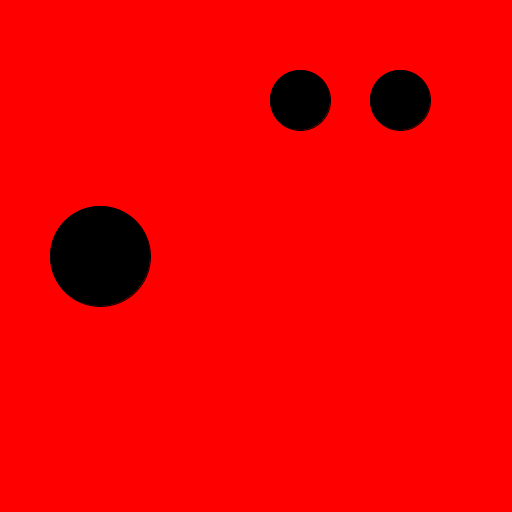
Frame 1 (no input)
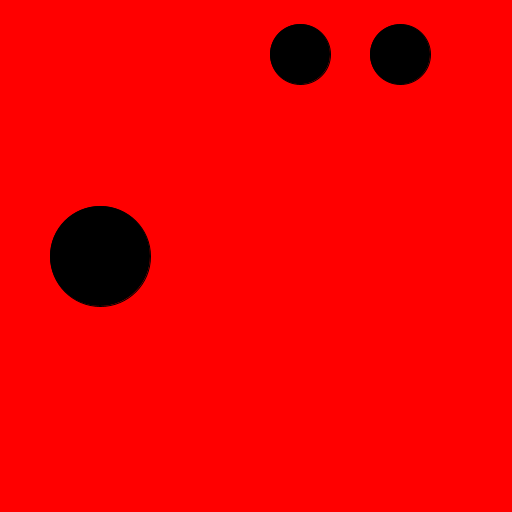
Frame 60 (the mouse pressed at the canvas centre just before this capture)
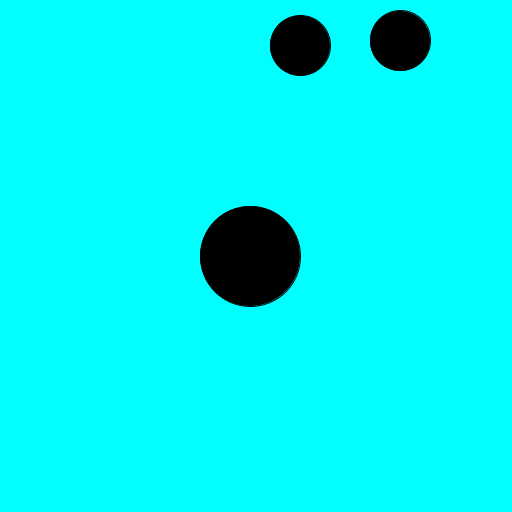
Frame 120 (the mouse held since frame 60 and released just before this capture)

The Processing sketch that drew these frames (run headless with seeded random() and noise(); from frame 60 on, the mouse is pressed at the canvas centre):

// Processing sketch: Audio2
// ── Audio2.pde
void setup()
{
  size (512, 512);
  colorMode(HSB);
}

float y = 100;
float lerpedY = 100;

void draw()
{
  float c = map(mouseX, 0, width, 0, 255);
  background(c, 255, 255);
  
  float t = map(mouseX, 0, width, 0, 1);
  
  float x = lerp(100, 400, t);
  // a + (b-a) t
  
  fill(0);
  ellipse(x, height/2, 100, 100);
  
  ellipse(300, y, 60, 60);
  y += random(-5,5);
  
  ellipse(400, lerpedY, 60, 60);
  lerpedY = lerp(lerpedY, y, 0.1f);
}
